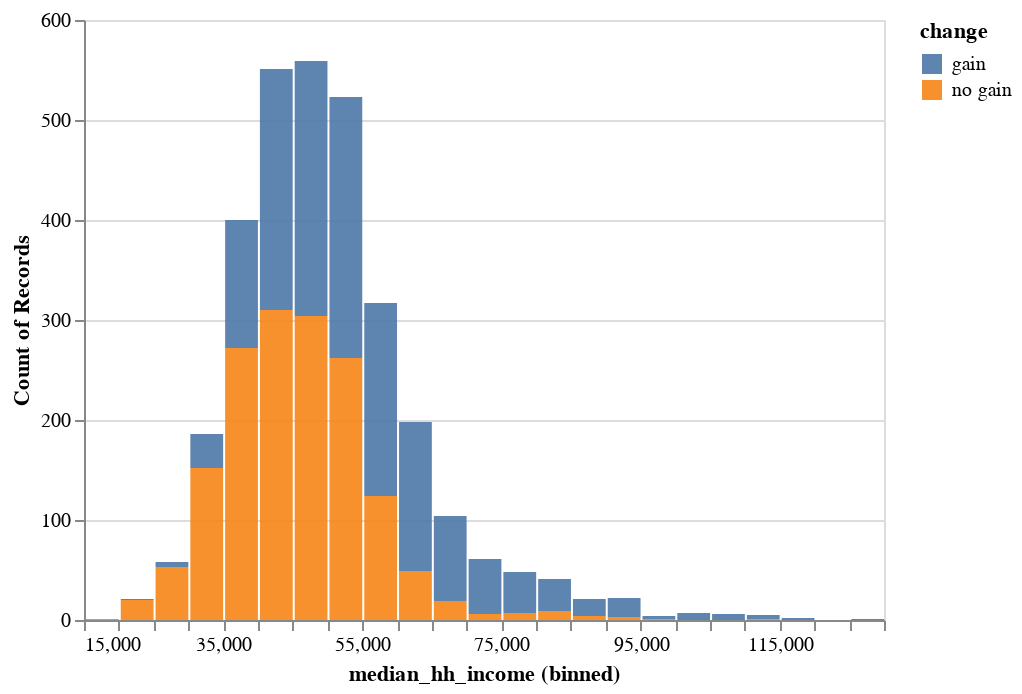

This figure's notebook cell:
### Markdown cell above
## Histogram for two groups

### Code cell
alt.Chart(df).mark_bar().encode(
    alt.X("median_hh_income:Q", bin=alt.BinParams(maxbins=50)),
    alt.Y('count()'),
    alt.Color('change:N'),
    alt.OpacityValue(0.9),
)

### Figure 1 — Vega-Lite specification as saved in the notebook (floating-point values rounded to 4 significant figures; data arrays with more than 128 entries replaced by an {"elided": "..."} marker saying what was removed)
{"config": {"view": {"continuousWidth": 400, "continuousHeight": 300}}, "data": {"name": "data-c495b484ae48853a46002be07e61c0a1"}, "mark": "bar", "encoding": {"color": {"field": "change", "type": "nominal"}, "opacity": {"value": 0.9}, "x": {"bin": {"maxbins": 50}, "field": "median_hh_income", "type": "quantitative"}, "y": {"aggregate": "count", "type": "quantitative"}}, "$schema": "https://vega.github.io/schema/vega-lite/v4.17.0.json", "datasets": {"data-c495b484ae48853a46002be07e61c0a1": {"elided": "3136 records"}}}
